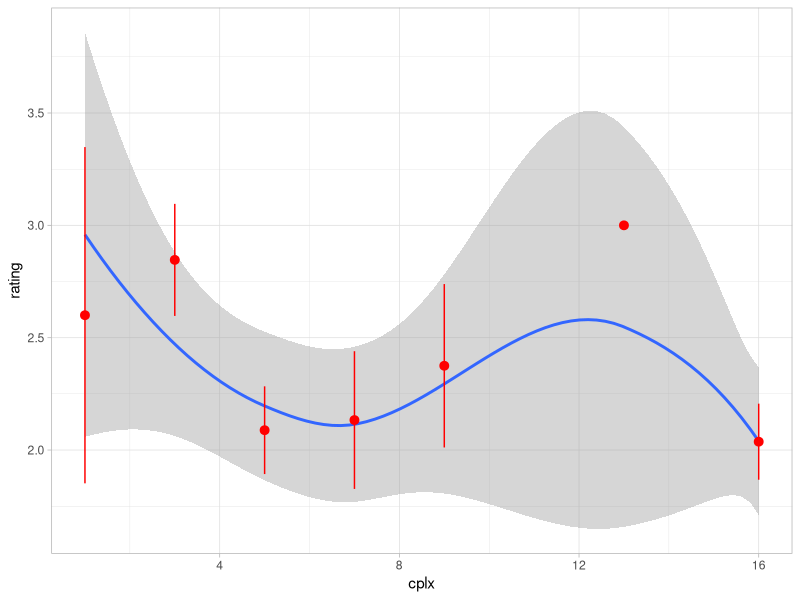
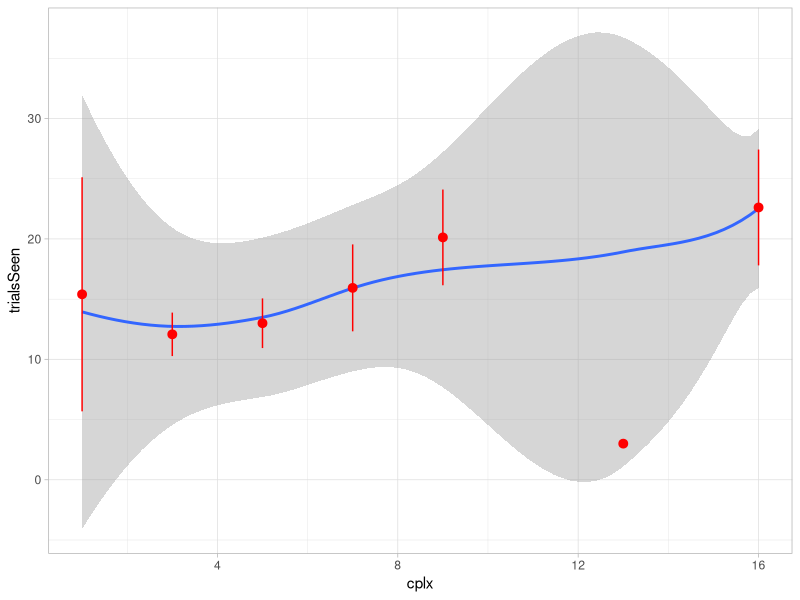

R code for these plots, in order:
## ---- chunk 1
knitr::opts_chunk$set(echo = TRUE,fig.width=5, fig.height=5,fig.align = "center",cache=TRUE)
## ---- chunk 2
##libraries, globals

library(ggplot2)
library(reshape)
library(grid)
library(dplyr)
#library(gridExtra)
library(lme4)
library(stringr)
#library(summarytools)
#library(MuMIn)
#library(stargazer)

paper_theme <- theme_light()


binomial_smooth <- function(...) {
  geom_smooth(method = "glm", method.args = list(family = "binomial"), ...)
}



## ---- chunk 3

data <- read.csv("out.csv")




## ---- chunk 4
ggplot(data=data, aes(x=cplx,y=rating))+
      #geom_jitter(alpha=0.25) +
      stat_smooth() +

      stat_summary(color="red") +
      paper_theme

ggplot(data=data, aes(x=cplx,y=trialsSeen))+
      #geom_jitter(alpha=0.25) +
      stat_smooth() +
      stat_summary(color="red") +
      paper_theme
